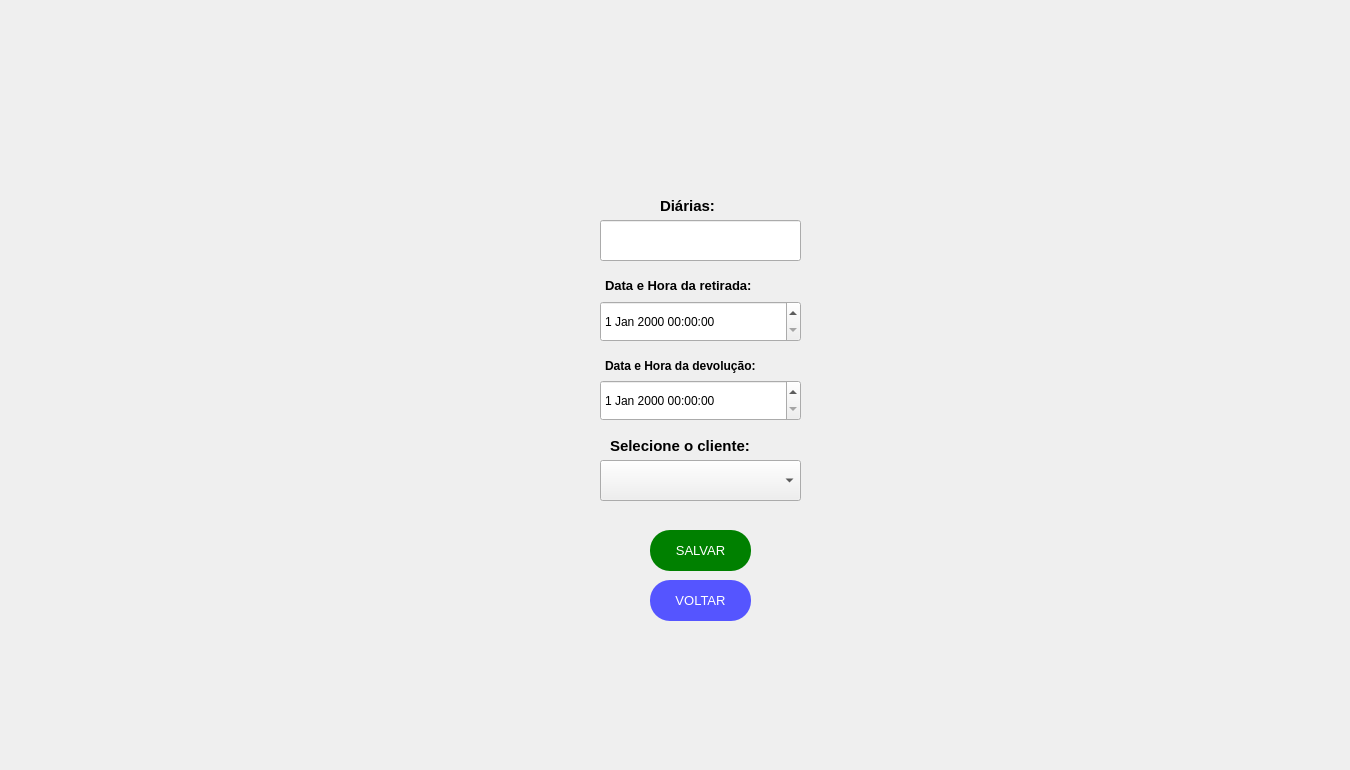
  <widget class="QWidget" name="centralwidget">
   <widget class="QPushButton" name="mobit2">
    <property name="geometry">
     <rect>
      <x>40</x>
      <y>20</y>
      <width>501</width>
      <height>311</height>
     </rect>
    </property>
    <property name="palette">
     <palette>
      <active>
       <colorrole role="WindowText">
        <brush brushstyle="SolidPattern">
         <color alpha="255">
          <red>170</red>
          <green>85</green>
          <blue>0</blue>
         </color>
        </brush>
       </colorrole>
       <colorrole role="Text">
        <brush brushstyle="SolidPattern">
         <color alpha="255">
          <red>0</red>
          <green>0</green>
          <blue>0</blue>
         </color>
        </brush>
       </colorrole>
       <colorrole role="BrightText">
        <brush brushstyle="SolidPattern">
         <color alpha="255">
          <red>203</red>
          <green>255</green>
          <blue>80</blue>
         </color>
        </brush>
       </colorrole>
       <colorrole role="ButtonText">
        <brush brushstyle="SolidPattern">
         <color alpha="255">
          <red>57</red>
          <green>87</green>
          <blue>255</blue>
         </color>
        </brush>
       </colorrole>
       <colorrole role="ToolTipBase">
        <brush brushstyle="SolidPattern">
         <color alpha="255">
          <red>255</red>
          <green>255</green>
          <blue>0</blue>
         </color>
        </brush>
       </colorrole>
       <colorrole role="PlaceholderText">
        <brush brushstyle="SolidPattern">
         <color alpha="128">
          <red>0</red>
          <green>0</green>
          <blue>0</blue>
         </color>
        </brush>
       </colorrole>
      </active>
      <inactive>
       <colorrole role="WindowText">
        <brush brushstyle="SolidPattern">
         <color alpha="255">
          <red>170</red>
          <green>85</green>
          <blue>0</blue>
         </color>
        </brush>
       </colorrole>
       <colorrole role="Text">
        <brush brushstyle="SolidPattern">
         <color alpha="255">
          <red>0</red>
          <green>0</green>
          <blue>0</blue>
         </color>
        </brush>
       </colorrole>
       <colorrole role="BrightText">
        <brush brushstyle="SolidPattern">
         <color alpha="255">
          <red>203</red>
          <green>255</green>
          <blue>80</blue>
         </color>
        </brush>
       </colorrole>
       <colorrole role="ButtonText">
        <brush brushstyle="SolidPattern">
         <color alpha="255">
          <red>57</red>
          <green>87</green>
          <blue>255</blue>
         </color>
        </brush>
       </colorrole>
       <colorrole role="ToolTipBase">
        <brush brushstyle="SolidPattern">
         <color alpha="255">
          <red>255</red>
          <green>255</green>
          <blue>0</blue>
         </color>
        </brush>
       </colorrole>
       <colorrole role="PlaceholderText">
        <brush brushstyle="SolidPattern">
         <color alpha="128">
          <red>0</red>
          <green>0</green>
          <blue>0</blue>
         </color>
        </brush>
       </colorrole>
      </inactive>
      <disabled>
       <colorrole role="WindowText">
        <brush brushstyle="SolidPattern">
         <color alpha="255">
          <red>4</red>
          <green>15</green>
          <blue>30</blue>
         </color>
        </brush>
       </colorrole>
       <colorrole role="Text">
        <brush brushstyle="SolidPattern">
         <color alpha="255">
          <red>120</red>
          <green>120</green>
          <blue>120</blue>
         </color>
        </brush>
       </colorrole>
       <colorrole role="BrightText">
        <brush brushstyle="SolidPattern">
         <color alpha="255">
          <red>203</red>
          <green>255</green>
          <blue>80</blue>
         </color>
        </brush>
       </colorrole>
       <colorrole role="ButtonText">
        <brush brushstyle="SolidPattern">
         <color alpha="255">
          <red>120</red>
          <green>120</green>
          <blue>120</blue>
         </color>
        </brush>
       </colorrole>
       <colorrole role="ToolTipBase">
        <brush brushstyle="SolidPattern">
         <color alpha="255">
          <red>255</red>
          <green>255</green>
          <blue>0</blue>
         </color>
        </brush>
       </colorrole>
       <colorrole role="PlaceholderText">
        <brush brushstyle="SolidPattern">
         <color alpha="128">
          <red>0</red>
          <green>0</green>
          <blue>0</blue>
         </color>
        </brush>
       </colorrole>
      </disabled>
     </palette>
    </property>
    <property name="font">
     <font>
      <family>Arial</family>
      <weight>75</weight>
      <bold>true</bold>
     </font>
    </property>
    <property name="contextMenuPolicy">
     <enum>Qt::CustomContextMenu</enum>
    </property>
    <property name="text">
     <string/>
    </property>
    <property name="icon">
     <iconset>
      <normaloff>../Imagens/2-Mobi(T2).png</normaloff>../Imagens/2-Mobi(T2).png</iconset>
    </property>
    <property name="iconSize">
     <size>
      <width>492</width>
      <height>456</height>
     </size>
    </property>
    <property name="checkable">
     <bool>false</bool>
    </property>
    <property name="autoRepeat">
     <bool>false</bool>
    </property>
    <property name="autoExclusive">
     <bool>false</bool>
    </property>
    <property name="autoDefault">
     <bool>false</bool>
    </property>
    <property name="default">
     <bool>false</bool>
    </property>
    <property name="flat">
     <bool>true</bool>
    </property>
   </widget>
   <widget class="QLabel" name="logoT7">
    <property name="enabled">
     <bool>true</bool>
    </property>
    <property name="geometry">
     <rect>
      <x>1110</x>
      <y>530</y>
      <width>231</width>
      <height>231</height>
     </rect>
    </property>
    <property name="toolTip">
     <string>&lt;html&gt;&lt;head/&gt;&lt;body&gt;&lt;p align=&quot;center&quot;&gt;&lt;br/&gt;&lt;/p&gt;&lt;/body&gt;&lt;/html&gt;</string>
    </property>
    <property name="whatsThis">
     <string>&lt;html&gt;&lt;head/&gt;&lt;body&gt;&lt;p align=&quot;center&quot;&gt;&lt;br/&gt;&lt;/p&gt;&lt;/body&gt;&lt;/html&gt;</string>
    </property>
    <property name="autoFillBackground">
     <bool>false</bool>
    </property>
    <property name="styleSheet">
     <string notr="true"/>
    </property>
    <property name="text">
     <string/>
    </property>
    <property name="pixmap">
     <pixmap>../Logos/LOGO2.png</pixmap>
    </property>
    <property name="scaledContents">
     <bool>true</bool>
    </property>
    <property name="wordWrap">
     <bool>false</bool>
    </property>
   </widget>
   <widget class="QPushButton" name="confirmar6">
    <property name="geometry">
     <rect>
      <x>645</x>
      <y>520</y>
      <width>111</width>
      <height>51</height>
     </rect>
    </property>
    <property name="palette">
     <palette>
      <active>
       <colorrole role="WindowText">
        <brush brushstyle="SolidPattern">
         <color alpha="255">
          <red>170</red>
          <green>85</green>
          <blue>0</blue>
         </color>
        </brush>
       </colorrole>
       <colorrole role="Text">
        <brush brushstyle="SolidPattern">
         <color alpha="255">
          <red>0</red>
          <green>0</green>
          <blue>0</blue>
         </color>
        </brush>
       </colorrole>
       <colorrole role="BrightText">
        <brush brushstyle="SolidPattern">
         <color alpha="255">
          <red>203</red>
          <green>255</green>
          <blue>80</blue>
         </color>
        </brush>
       </colorrole>
       <colorrole role="ButtonText">
        <brush brushstyle="SolidPattern">
         <color alpha="255">
          <red>57</red>
          <green>87</green>
          <blue>255</blue>
         </color>
        </brush>
       </colorrole>
       <colorrole role="ToolTipBase">
        <brush brushstyle="SolidPattern">
         <color alpha="255">
          <red>255</red>
          <green>255</green>
          <blue>0</blue>
         </color>
        </brush>
       </colorrole>
       <colorrole role="PlaceholderText">
        <brush brushstyle="SolidPattern">
         <color alpha="128">
          <red>0</red>
          <green>0</green>
          <blue>0</blue>
         </color>
        </brush>
       </colorrole>
      </active>
      <inactive>
       <colorrole role="WindowText">
        <brush brushstyle="SolidPattern">
         <color alpha="255">
          <red>170</red>
          <green>85</green>
          <blue>0</blue>
         </color>
        </brush>
       </colorrole>
       <colorrole role="Text">
        <brush brushstyle="SolidPattern">
         <color alpha="255">
          <red>0</red>
          <green>0</green>
          <blue>0</blue>
         </color>
        </brush>
       </colorrole>
       <colorrole role="BrightText">
        <brush brushstyle="SolidPattern">
         <color alpha="255">
          <red>203</red>
          <green>255</green>
          <blue>80</blue>
         </color>
        </brush>
       </colorrole>
       <colorrole role="ButtonText">
        <brush brushstyle="SolidPattern">
         <color alpha="255">
          <red>57</red>
          <green>87</green>
          <blue>255</blue>
         </color>
        </brush>
       </colorrole>
       <colorrole role="ToolTipBase">
        <brush brushstyle="SolidPattern">
         <color alpha="255">
          <red>255</red>
          <green>255</green>
          <blue>0</blue>
         </color>
        </brush>
       </colorrole>
       <colorrole role="PlaceholderText">
        <brush brushstyle="SolidPattern">
         <color alpha="128">
          <red>0</red>
          <green>0</green>
          <blue>0</blue>
         </color>
        </brush>
       </colorrole>
      </inactive>
      <disabled>
       <colorrole role="WindowText">
        <brush brushstyle="SolidPattern">
         <color alpha="255">
          <red>4</red>
          <green>15</green>
          <blue>30</blue>
         </color>
        </brush>
       </colorrole>
       <colorrole role="Text">
        <brush brushstyle="SolidPattern">
         <color alpha="255">
          <red>120</red>
          <green>120</green>
          <blue>120</blue>
         </color>
        </brush>
       </colorrole>
       <colorrole role="BrightText">
        <brush brushstyle="SolidPattern">
         <color alpha="255">
          <red>203</red>
          <green>255</green>
          <blue>80</blue>
         </color>
        </brush>
       </colorrole>
       <colorrole role="ButtonText">
        <brush brushstyle="SolidPattern">
         <color alpha="255">
          <red>120</red>
          <green>120</green>
          <blue>120</blue>
         </color>
        </brush>
       </colorrole>
       <colorrole role="ToolTipBase">
        <brush brushstyle="SolidPattern">
         <color alpha="255">
          <red>255</red>
          <green>255</green>
          <blue>0</blue>
         </color>
        </brush>
       </colorrole>
       <colorrole role="PlaceholderText">
        <brush brushstyle="SolidPattern">
         <color alpha="128">
          <red>0</red>
          <green>0</green>
          <blue>0</blue>
         </color>
        </brush>
       </colorrole>
      </disabled>
     </palette>
    </property>
    <property name="font">
     <font>
      <family>Arial</family>
      <weight>75</weight>
      <bold>true</bold>
     </font>
    </property>
    <property name="contextMenuPolicy">
     <enum>Qt::CustomContextMenu</enum>
    </property>
    <property name="text">
     <string/>
    </property>
    <property name="icon">
     <iconset>
      <normaloff>Imagens/CONFIRMAR.png</normaloff>Imagens/CONFIRMAR.png</iconset>
    </property>
    <property name="iconSize">
     <size>
      <width>96</width>
      <height>100</height>
     </size>
    </property>
    <property name="checkable">
     <bool>false</bool>
    </property>
    <property name="autoRepeat">
     <bool>false</bool>
    </property>
    <property name="autoExclusive">
     <bool>false</bool>
    </property>
    <property name="autoDefault">
     <bool>false</bool>
    </property>
    <property name="default">
     <bool>false</bool>
    </property>
    <property name="flat">
     <bool>true</bool>
    </property>
   </widget>
   <widget class="QLineEdit" name="diariaspace6">
    <property name="geometry">
     <rect>
      <x>600</x>
      <y>220</y>
      <width>201</width>
      <height>41</height>
     </rect>
    </property>
    <property name="font">
     <font>
      <pointsize>8</pointsize>
     </font>
    </property>
    <property name="styleSheet">
     <string notr="true">color: rgb(0, 0, 0);</string>
    </property>
   </widget>
   <widget class="QLabel" name="diarias6">
    <property name="geometry">
     <rect>
      <x>660</x>
      <y>180</y>
      <width>81</width>
      <height>51</height>
     </rect>
    </property>
    <property name="font">
     <font>
      <family>Arial</family>
      <pointsize>11</pointsize>
      <weight>75</weight>
      <bold>true</bold>
     </font>
    </property>
    <property name="text">
     <string>Diárias:</string>
    </property>
   </widget>
   <widget class="QDateTimeEdit" name="datare_4">
    <property name="geometry">
     <rect>
      <x>600</x>
      <y>301</y>
      <width>201</width>
      <height>41</height>
     </rect>
    </property>
    <property name="styleSheet">
     <string notr="true">QDateTime{rgb(0, 0, 0)}</string>
    </property>
   </widget>
   <widget class="QLabel" name="datade_3">
    <property name="geometry">
     <rect>
      <x>605</x>
      <y>340</y>
      <width>191</width>
      <height>51</height>
     </rect>
    </property>
    <property name="font">
     <font>
      <family>Arial</family>
      <pointsize>9</pointsize>
      <weight>75</weight>
      <bold>true</bold>
     </font>
    </property>
    <property name="text">
     <string>Data e Hora da devolução:</string>
    </property>
   </widget>
   <widget class="QComboBox" name="datacli2_2">
    <property name="geometry">
     <rect>
      <x>600</x>
      <y>460</y>
      <width>201</width>
      <height>41</height>
     </rect>
    </property>
   </widget>
   <widget class="QLabel" name="datare_3">
    <property name="geometry">
     <rect>
      <x>605</x>
      <y>260</y>
      <width>191</width>
      <height>51</height>
     </rect>
    </property>
    <property name="font">
     <font>
      <family>Arial</family>
      <pointsize>10</pointsize>
      <weight>75</weight>
      <bold>true</bold>
     </font>
    </property>
    <property name="text">
     <string>Data e Hora da retirada:</string>
    </property>
   </widget>
   <widget class="QLabel" name="datacli2">
    <property name="geometry">
     <rect>
      <x>610</x>
      <y>430</y>
      <width>181</width>
      <height>31</height>
     </rect>
    </property>
    <property name="font">
     <font>
      <family>Arial</family>
      <pointsize>11</pointsize>
      <weight>75</weight>
      <bold>true</bold>
     </font>
    </property>
    <property name="text">
     <string>Selecione o cliente:</string>
    </property>
   </widget>
   <widget class="QDateTimeEdit" name="datade_4">
    <property name="geometry">
     <rect>
      <x>600</x>
      <y>380</y>
      <width>201</width>
      <height>41</height>
     </rect>
    </property>
    <property name="styleSheet">
     <string notr="true">QDateTime{rgb(0, 0, 0)}</string>
    </property>
   </widget>
   <widget class="QPushButton" name="salvar">
    <property name="geometry">
     <rect>
      <x>650</x>
      <y>530</y>
      <width>101</width>
      <height>41</height>
     </rect>
    </property>
    <property name="palette">
     <palette>
      <active>
       <colorrole role="WindowText">
        <brush brushstyle="SolidPattern">
         <color alpha="255">
          <red>255</red>
          <green>255</green>
          <blue>255</blue>
         </color>
        </brush>
       </colorrole>
       <colorrole role="Button">
        <brush brushstyle="SolidPattern">
         <color alpha="255">
          <red>0</red>
          <green>128</green>
          <blue>0</blue>
         </color>
        </brush>
       </colorrole>
       <colorrole role="Text">
        <brush brushstyle="SolidPattern">
         <color alpha="255">
          <red>255</red>
          <green>255</green>
          <blue>255</blue>
         </color>
        </brush>
       </colorrole>
       <colorrole role="BrightText">
        <brush brushstyle="SolidPattern">
         <color alpha="255">
          <red>203</red>
          <green>255</green>
          <blue>80</blue>
         </color>
        </brush>
       </colorrole>
       <colorrole role="ButtonText">
        <brush brushstyle="SolidPattern">
         <color alpha="255">
          <red>255</red>
          <green>255</green>
          <blue>255</blue>
         </color>
        </brush>
       </colorrole>
       <colorrole role="Base">
        <brush brushstyle="SolidPattern">
         <color alpha="255">
          <red>0</red>
          <green>128</green>
          <blue>0</blue>
         </color>
        </brush>
       </colorrole>
       <colorrole role="Window">
        <brush brushstyle="SolidPattern">
         <color alpha="255">
          <red>0</red>
          <green>128</green>
          <blue>0</blue>
         </color>
        </brush>
       </colorrole>
       <colorrole role="ToolTipBase">
        <brush brushstyle="SolidPattern">
         <color alpha="255">
          <red>255</red>
          <green>255</green>
          <blue>0</blue>
         </color>
        </brush>
       </colorrole>
       <colorrole role="PlaceholderText">
        <brush brushstyle="SolidPattern">
         <color alpha="128">
          <red>0</red>
          <green>0</green>
          <blue>0</blue>
         </color>
        </brush>
       </colorrole>
      </active>
      <inactive>
       <colorrole role="WindowText">
        <brush brushstyle="SolidPattern">
         <color alpha="255">
          <red>255</red>
          <green>255</green>
          <blue>255</blue>
         </color>
        </brush>
       </colorrole>
       <colorrole role="Button">
        <brush brushstyle="SolidPattern">
         <color alpha="255">
          <red>0</red>
          <green>128</green>
          <blue>0</blue>
         </color>
        </brush>
       </colorrole>
       <colorrole role="Text">
        <brush brushstyle="SolidPattern">
         <color alpha="255">
          <red>255</red>
          <green>255</green>
          <blue>255</blue>
         </color>
        </brush>
       </colorrole>
       <colorrole role="BrightText">
        <brush brushstyle="SolidPattern">
         <color alpha="255">
          <red>203</red>
          <green>255</green>
          <blue>80</blue>
         </color>
        </brush>
       </colorrole>
       <colorrole role="ButtonText">
        <brush brushstyle="SolidPattern">
         <color alpha="255">
          <red>255</red>
          <green>255</green>
          <blue>255</blue>
         </color>
        </brush>
       </colorrole>
       <colorrole role="Base">
        <brush brushstyle="SolidPattern">
         <color alpha="255">
          <red>0</red>
          <green>128</green>
          <blue>0</blue>
         </color>
        </brush>
       </colorrole>
       <colorrole role="Window">
        <brush brushstyle="SolidPattern">
         <color alpha="255">
          <red>0</red>
          <green>128</green>
          <blue>0</blue>
         </color>
        </brush>
       </colorrole>
       <colorrole role="ToolTipBase">
        <brush brushstyle="SolidPattern">
         <color alpha="255">
          <red>255</red>
          <green>255</green>
          <blue>0</blue>
         </color>
        </brush>
       </colorrole>
       <colorrole role="PlaceholderText">
        <brush brushstyle="SolidPattern">
         <color alpha="128">
          <red>0</red>
          <green>0</green>
          <blue>0</blue>
         </color>
        </brush>
       </colorrole>
      </inactive>
      <disabled>
       <colorrole role="WindowText">
        <brush brushstyle="SolidPattern">
         <color alpha="255">
          <red>255</red>
          <green>255</green>
          <blue>255</blue>
         </color>
        </brush>
       </colorrole>
       <colorrole role="Button">
        <brush brushstyle="SolidPattern">
         <color alpha="255">
          <red>0</red>
          <green>128</green>
          <blue>0</blue>
         </color>
        </brush>
       </colorrole>
       <colorrole role="Text">
        <brush brushstyle="SolidPattern">
         <color alpha="255">
          <red>255</red>
          <green>255</green>
          <blue>255</blue>
         </color>
        </brush>
       </colorrole>
       <colorrole role="BrightText">
        <brush brushstyle="SolidPattern">
         <color alpha="255">
          <red>203</red>
          <green>255</green>
          <blue>80</blue>
         </color>
        </brush>
       </colorrole>
       <colorrole role="ButtonText">
        <brush brushstyle="SolidPattern">
         <color alpha="255">
          <red>255</red>
          <green>255</green>
          <blue>255</blue>
         </color>
        </brush>
       </colorrole>
       <colorrole role="Base">
        <brush brushstyle="SolidPattern">
         <color alpha="255">
          <red>0</red>
          <green>128</green>
          <blue>0</blue>
         </color>
        </brush>
       </colorrole>
       <colorrole role="Window">
        <brush brushstyle="SolidPattern">
         <color alpha="255">
          <red>0</red>
          <green>128</green>
          <blue>0</blue>
         </color>
        </brush>
       </colorrole>
       <colorrole role="ToolTipBase">
        <brush brushstyle="SolidPattern">
         <color alpha="255">
          <red>255</red>
          <green>255</green>
          <blue>0</blue>
         </color>
        </brush>
       </colorrole>
       <colorrole role="PlaceholderText">
        <brush brushstyle="SolidPattern">
         <color alpha="128">
          <red>0</red>
          <green>0</green>
          <blue>0</blue>
         </color>
        </brush>
       </colorrole>
      </disabled>
     </palette>
    </property>
    <property name="font">
     <font>
      <family>Arial</family>
      <pointsize>10</pointsize>
      <weight>9</weight>
      <italic>false</italic>
      <bold>false</bold>
     </font>
    </property>
    <property name="contextMenuPolicy">
     <enum>Qt::CustomContextMenu</enum>
    </property>
    <property name="styleSheet">
     <string notr="true">QPushButton{
	color:white;
	border-radius:20px;
	background-color: #008000;
	font: 75 10pt &quot;Arial&quot;;
}
QPushButton:hover{
	background-color: #005500;
}</string>
    </property>
    <property name="text">
     <string>SALVAR</string>
    </property>
    <property name="iconSize">
     <size>
      <width>93</width>
      <height>100</height>
     </size>
    </property>
    <property name="checkable">
     <bool>false</bool>
    </property>
    <property name="autoRepeat">
     <bool>false</bool>
    </property>
    <property name="autoExclusive">
     <bool>false</bool>
    </property>
    <property name="autoDefault">
     <bool>false</bool>
    </property>
    <property name="default">
     <bool>false</bool>
    </property>
    <property name="flat">
     <bool>true</bool>
    </property>
   </widget>
   <widget class="QPushButton" name="voltar_10">
    <property name="geometry">
     <rect>
      <x>650</x>
      <y>580</y>
      <width>101</width>
      <height>41</height>
     </rect>
    </property>
    <property name="palette">
     <palette>
      <active>
       <colorrole role="WindowText">
        <brush brushstyle="SolidPattern">
         <color alpha="255">
          <red>255</red>
          <green>255</green>
          <blue>255</blue>
         </color>
        </brush>
       </colorrole>
       <colorrole role="Button">
        <brush brushstyle="SolidPattern">
         <color alpha="255">
          <red>85</red>
          <green>85</green>
          <blue>255</blue>
         </color>
        </brush>
       </colorrole>
       <colorrole role="Text">
        <brush brushstyle="SolidPattern">
         <color alpha="255">
          <red>255</red>
          <green>255</green>
          <blue>255</blue>
         </color>
        </brush>
       </colorrole>
       <colorrole role="BrightText">
        <brush brushstyle="SolidPattern">
         <color alpha="255">
          <red>203</red>
          <green>255</green>
          <blue>80</blue>
         </color>
        </brush>
       </colorrole>
       <colorrole role="ButtonText">
        <brush brushstyle="SolidPattern">
         <color alpha="255">
          <red>255</red>
          <green>255</green>
          <blue>255</blue>
         </color>
        </brush>
       </colorrole>
       <colorrole role="Base">
        <brush brushstyle="SolidPattern">
         <color alpha="255">
          <red>85</red>
          <green>85</green>
          <blue>255</blue>
         </color>
        </brush>
       </colorrole>
       <colorrole role="Window">
        <brush brushstyle="SolidPattern">
         <color alpha="255">
          <red>85</red>
          <green>85</green>
          <blue>255</blue>
         </color>
        </brush>
       </colorrole>
       <colorrole role="ToolTipBase">
        <brush brushstyle="SolidPattern">
         <color alpha="255">
          <red>255</red>
          <green>255</green>
          <blue>0</blue>
         </color>
        </brush>
       </colorrole>
       <colorrole role="PlaceholderText">
        <brush brushstyle="SolidPattern">
         <color alpha="128">
          <red>0</red>
          <green>0</green>
          <blue>0</blue>
         </color>
        </brush>
       </colorrole>
      </active>
      <inactive>
       <colorrole role="WindowText">
        <brush brushstyle="SolidPattern">
         <color alpha="255">
          <red>255</red>
          <green>255</green>
          <blue>255</blue>
         </color>
        </brush>
       </colorrole>
       <colorrole role="Button">
        <brush brushstyle="SolidPattern">
         <color alpha="255">
          <red>85</red>
          <green>85</green>
          <blue>255</blue>
         </color>
        </brush>
       </colorrole>
       <colorrole role="Text">
        <brush brushstyle="SolidPattern">
         <color alpha="255">
          <red>255</red>
          <green>255</green>
          <blue>255</blue>
         </color>
        </brush>
       </colorrole>
       <colorrole role="BrightText">
        <brush brushstyle="SolidPattern">
         <color alpha="255">
          <red>203</red>
          <green>255</green>
          <blue>80</blue>
         </color>
        </brush>
       </colorrole>
       <colorrole role="ButtonText">
        <brush brushstyle="SolidPattern">
         <color alpha="255">
          <red>255</red>
          <green>255</green>
          <blue>255</blue>
         </color>
        </brush>
       </colorrole>
       <colorrole role="Base">
        <brush brushstyle="SolidPattern">
         <color alpha="255">
          <red>85</red>
          <green>85</green>
          <blue>255</blue>
         </color>
        </brush>
       </colorrole>
       <colorrole role="Window">
        <brush brushstyle="SolidPattern">
         <color alpha="255">
          <red>85</red>
          <green>85</green>
          <blue>255</blue>
         </color>
        </brush>
       </colorrole>
       <colorrole role="ToolTipBase">
        <brush brushstyle="SolidPattern">
         <color alpha="255">
          <red>255</red>
          <green>255</green>
          <blue>0</blue>
         </color>
        </brush>
       </colorrole>
       <colorrole role="PlaceholderText">
        <brush brushstyle="SolidPattern">
         <color alpha="128">
          <red>0</red>
          <green>0</green>
          <blue>0</blue>
         </color>
        </brush>
       </colorrole>
      </inactive>
      <disabled>
       <colorrole role="WindowText">
        <brush brushstyle="SolidPattern">
         <color alpha="255">
          <red>255</red>
          <green>255</green>
          <blue>255</blue>
         </color>
        </brush>
       </colorrole>
       <colorrole role="Button">
        <brush brushstyle="SolidPattern">
         <color alpha="255">
          <red>85</red>
          <green>85</green>
          <blue>255</blue>
         </color>
        </brush>
       </colorrole>
       <colorrole role="Text">
        <brush brushstyle="SolidPattern">
         <color alpha="255">
          <red>255</red>
          <green>255</green>
          <blue>255</blue>
         </color>
        </brush>
       </colorrole>
       <colorrole role="BrightText">
        <brush brushstyle="SolidPattern">
         <color alpha="255">
          <red>203</red>
          <green>255</green>
          <blue>80</blue>
         </color>
        </brush>
       </colorrole>
       <colorrole role="ButtonText">
        <brush brushstyle="SolidPattern">
         <color alpha="255">
          <red>255</red>
          <green>255</green>
          <blue>255</blue>
         </color>
        </brush>
       </colorrole>
       <colorrole role="Base">
        <brush brushstyle="SolidPattern">
         <color alpha="255">
          <red>85</red>
          <green>85</green>
          <blue>255</blue>
         </color>
        </brush>
       </colorrole>
       <colorrole role="Window">
        <brush brushstyle="SolidPattern">
         <color alpha="255">
          <red>85</red>
          <green>85</green>
          <blue>255</blue>
         </color>
        </brush>
       </colorrole>
       <colorrole role="ToolTipBase">
        <brush brushstyle="SolidPattern">
         <color alpha="255">
          <red>255</red>
          <green>255</green>
          <blue>0</blue>
         </color>
        </brush>
       </colorrole>
       <colorrole role="PlaceholderText">
        <brush brushstyle="SolidPattern">
         <color alpha="128">
          <red>0</red>
          <green>0</green>
          <blue>0</blue>
         </color>
        </brush>
       </colorrole>
      </disabled>
     </palette>
    </property>
    <property name="font">
     <font>
      <family>Arial</family>
      <pointsize>10</pointsize>
      <weight>9</weight>
      <italic>false</italic>
      <bold>false</bold>
     </font>
    </property>
    <property name="contextMenuPolicy">
     <enum>Qt::CustomContextMenu</enum>
    </property>
    <property name="styleSheet">
     <string notr="true">QPushButton{
	color:white;
	border-radius:20px;
	background-color: rgb(85, 85, 255);
	font: 75 10pt &quot;Arial&quot;;
}
QPushButton:hover{
	background-color: rgb(10, 10, 127);
}</string>
    </property>
    <property name="text">
     <string>VOLTAR</string>
    </property>
    <property name="iconSize">
     <size>
      <width>93</width>
      <height>100</height>
     </size>
    </property>
    <property name="checkable">
     <bool>false</bool>
    </property>
    <property name="autoRepeat">
     <bool>false</bool>
    </property>
    <property name="autoExclusive">
     <bool>false</bool>
    </property>
    <property name="autoDefault">
     <bool>false</bool>
    </property>
    <property name="default">
     <bool>false</bool>
    </property>
    <property name="flat">
     <bool>true</bool>
    </property>
   </widget>
  </widget>
